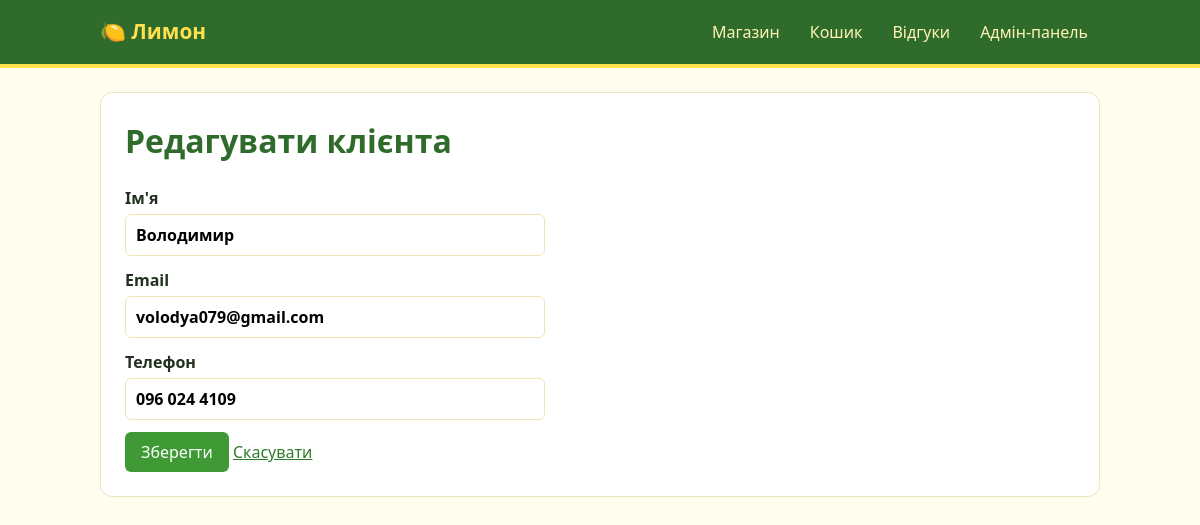
Screenshot of /admin/clients/1/edit with the database file from the repository.
### tables this page shows
CREATE TABLE clients (
    id INTEGER PRIMARY KEY AUTOINCREMENT,
    name TEXT NOT NULL,
    email TEXT NOT NULL UNIQUE,
    phone TEXT,
    created_at TEXT DEFAULT CURRENT_TIMESTAMP
);

### routes/admin.py (the view, shortened to what this page needs)
@admin_bp.route('/clients/<int:id>/edit', methods=['GET', 'POST'])
def client_edit(id):
    return render_template('admin/client_form.html', client=models.get_client(id))

### models.py (called while the page is built)
def get_db():
    if 'db' not in g:
        g.db = sqlite3.connect(current_app.config['DATABASE'])
        g.db.row_factory = sqlite3.Row
        g.db.execute('PRAGMA foreign_keys = ON')
    return g.db

def get_client(client_id):
    return get_db().execute('SELECT * FROM clients WHERE id = ?', (client_id,)).fetchone()

### templates/admin/client_form.html
{% extends 'base.html' %}
{% block content %}
<h1>{{ 'Редагувати клієнта' if client else 'Новий клієнт' }}</h1>
<form method="post">
    <label>Ім'я
        <input type="text" name="name" value="{{ client['name'] if client else '' }}" required>
    </label>
    <label>Email
        <input type="email" name="email" value="{{ client['email'] if client else '' }}" required>
    </label>
    <label>Телефон
        <input type="text" name="phone" value="{{ client['phone'] or '' if client else '' }}">
    </label>
    <button type="submit">Зберегти</button>
    <a href="{{ url_for('admin.clients') }}">Скасувати</a>
</form>
{% endblock %}

### static/style.css (style rules this page uses)
:root { --bg: #fffdf0; --card: #ffffff; --green: #2f6b2a; --accent: #3f9a36; --accent-dark: #2f7a29; --lemon: #ffe14d; --border: #eee6b8; --danger: #b3382c; --text: #22301f; }
* { box-sizing: border-box; }
body { margin: 0; font-family: "Segoe UI", Arial, sans-serif; background: var(--bg); color: var(--text); line-height: 1.5; }
h1 { margin-top: 0; color: var(--green); }
a { color: var(--accent-dark); }
label { display: block; margin-top: 12px; font-weight: 600; }
input, textarea, select { display: block; width: 100%; max-width: 420px; margin-top: 4px; padding: 8px 10px; border: 1px solid var(--border); border-radius: 6px; font: inherit; background: #fff; }
button { background: var(--accent); color: #fff; border: none; padding: 8px 16px; margin-top: 12px; border-radius: 6px; font: inherit; cursor: pointer; }

### rows the page displays
clients: name "Володимир", email "volodya079@gmail.com", phone "096 024 4109"

### other values shown
{{ 'Редагувати клієнта' if client else 'Новий клієнт' }} "Редагувати клієнта"
